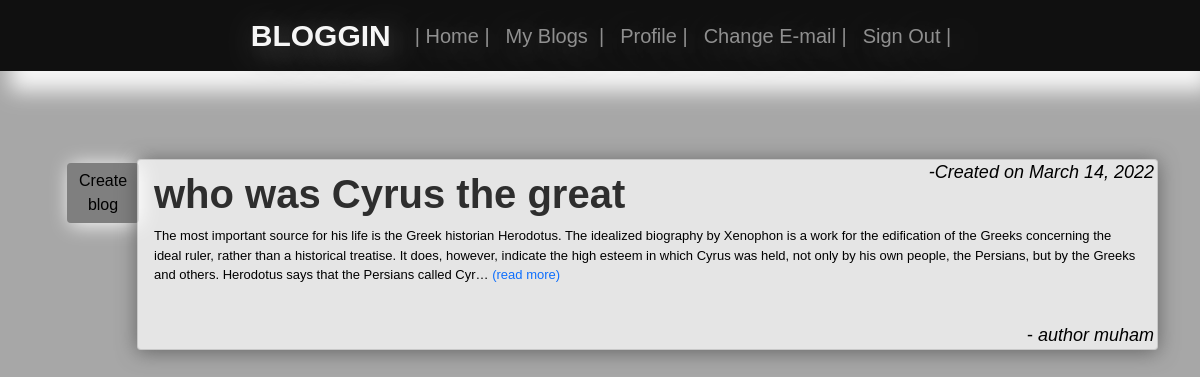
Page /my-blogs/ (signed in) on the committed database.
### blog_app/models.py (models this page shows, shortened)
class Blog(models.Model):
    user = models.ForeignKey(User, on_delete=models.CASCADE, null=True)
    title = models.CharField(max_length=60, blank=False)
    content = models.TextField(max_length=100000, null=True)
    updated = models.DateField(auto_now_add=True, null=True)
    date_created = models.DateField(auto_now=True, blank=True)
    def get_absolute_url(self):
        return reverse('blog-detail', kwargs={'pk': self.id})

### blog_app/views.py (the view)
# urls.py: path('my-blogs/', MyBlog.as_view(), name='my-blogs'),
class MyBlog(LoginRequiredMixin, DetailView):
    model = Blog
    template_name = 'blog_app/my_blogs.html'
    context_object_name = 'blogs'
    def get_object(self):
        return Blog.objects.filter(user=self.request.user)

### blog_app/templates/blog_app/my_blogs.html (shortened to what this page needs)
{% extends 'main.html' %}
{% load static %}
{% block content %}
<div class="container txt">
    <div class="row">
        <div class="col-md-1">
            <div class="w-25 mt-5 bt-create">
                <a href="{% url 'blog-create' %}"><button class="btn btn-primary btn-block bt1 my-1">Create blog</button></a>
            </div>
        </div>
        <div class="col-md-11">
            {% for blog in blogs %}
            <div class="card mt-5 clr" style="position: relative;">
                <div class="row">
                    <div class="col-md-3 crt">
                        <div class="athr"><i>-Created on {{ blog.date_created|date }}</i></div>
                    </div>
                    <div class="col-md-9 mt-5">
                        <a href="{{ blog.get_absolute_url }}" style="text-decoration: none; color: rgba(0, 0, 0, 0.8);"><h1 class="mx-3" style="font-weight: bold; margin-top: -5%;">{{ blog.title }}</h1></a>
                    </div>
                </div>
                <div class="row">
                    <div class="col-md-12">
                        <p class="mx-3" style="font-size: 13px;">{{ blog.content|truncatechars:400 }}
                            <span><a href="{{ blog.get_absolute_url }}" style="text-decoration: none">(read more)</a></span>
                        </p>
                    </div>
                </div>
                <div class="row py-4">
                </div>
                <div class="athr">-<i> author {{ blog.user }}</i></div>
            </div>
            {% endfor %}
        </div>
        </div>
    </div>
{% endblock content %}

### static/css/main.css (style rules this page uses)
.main-page { font-family: 'Helvetica', 'Arial', sans-serif; font-size: 18px; background:rgba(146, 146, 146, 0.8); }
.txt { color: #000000; }
.clr { box-shadow: 0px 2px 20px rgba(73, 73, 73, 0.7); background:rgba(255, 255, 255, 0.7); }
.bt1 { margin-top: 17px; margin-left: 25px; background: rgba(110, 110, 110, 0.7); box-shadow: 3px 2px 20px rgb(253, 253, 253); border: none; color: black; }
.crt { position: absolute; right: 0px; top: 10px; }
.athr { position: absolute; bottom: 0px; right: 3px; }
.con2,html, body { width: 100%; height: 100%; margin: 0; padding: 0; overflow-x: hidden; }

### rows in the picture
Blog: date_created "March 14, 2022", title "who was Cyrus the great", content "The most important source for his life is the Greek historian Herodotus. The idealized biography by Xenophon is a work for the edification of the Greeks concerning the ideal ruler, rather than a historical treatise. It does, however, indicate the high esteem in which Cyrus was held, not only by his own people, the Persians, but by the Greeks and others. Herodotus says that the Persians called Cyr…", user "muham"
